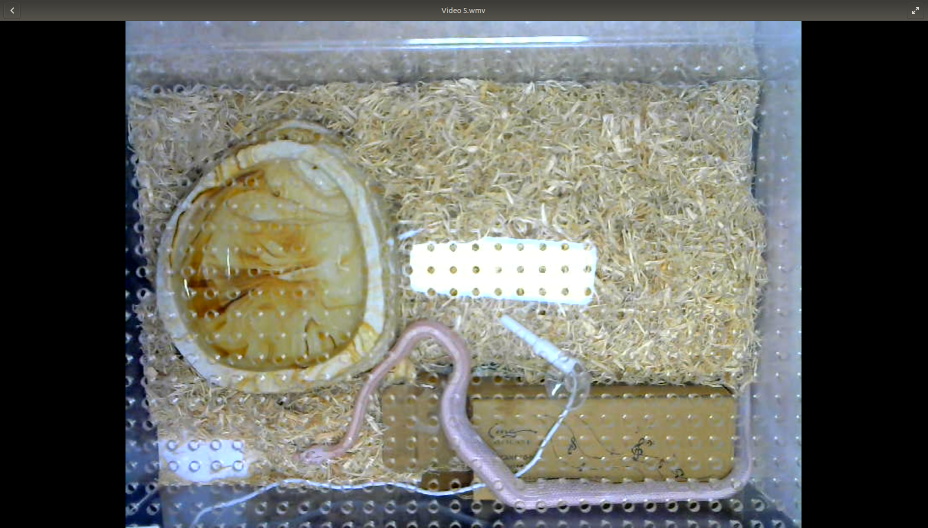
#> input picture dev/src/15.png, 1855 x 1056 px, given in place of out.png, which was not available (shown at 1/2 size)
$ python sobel.py out.png   (older library calls are emulated)
#> lines starting #> are read from the running program, lines starting #| are printed output that depends on the picture; pictures that were not available may be replaced by others from this repository, and a replacement may not be noted
#> further down, target_img is the input picture: shape (1056, 1855, 3); mean B, G, R 99.9, 107, 105.8
#!/usr/bin/env/python
# -*- coding: utf-8 -*-

import cv2
import sys
import numpy as np

TARGET_FILE = 'NULL'

def main(img):
    dx = cv2.Sobel(img, cv2.CV_64F, 1, 0, ksize=3)
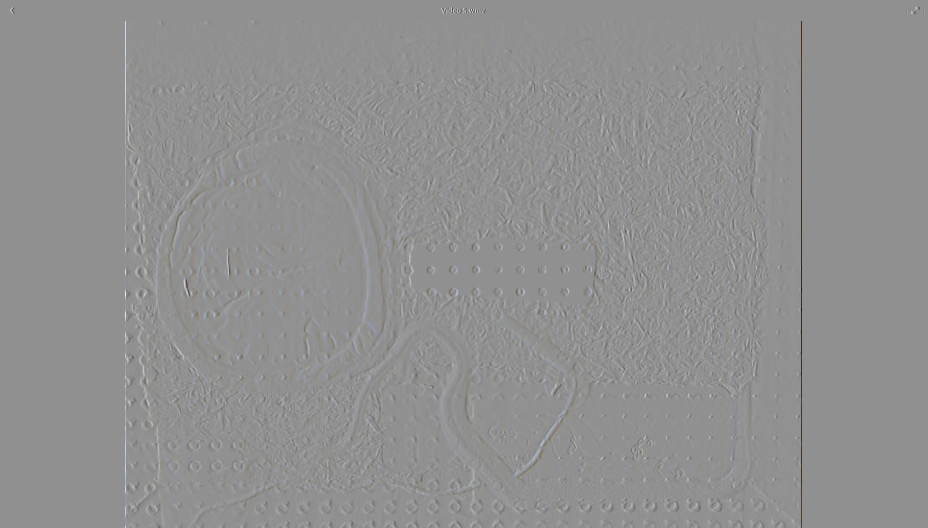
#> dx: shape (1056, 1855, 3) float64 (shown at 1/2 size); mean B, G, R 0, 0, 0; drawn with min black and max white
    dy = cv2.Sobel(img, cv2.CV_64F, 0, 1, ksize=3)
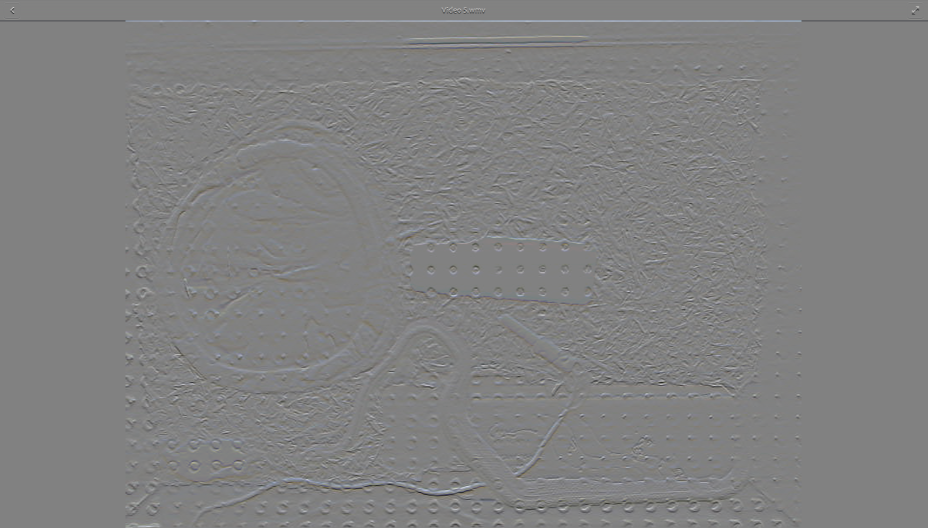
#> dy: shape (1056, 1855, 3) float64 (shown at 1/2 size); mean B, G, R 0.1, 0, -0.1; drawn with min black and max white
    image = np.sqrt(dx ** 2 + dy ** 2)
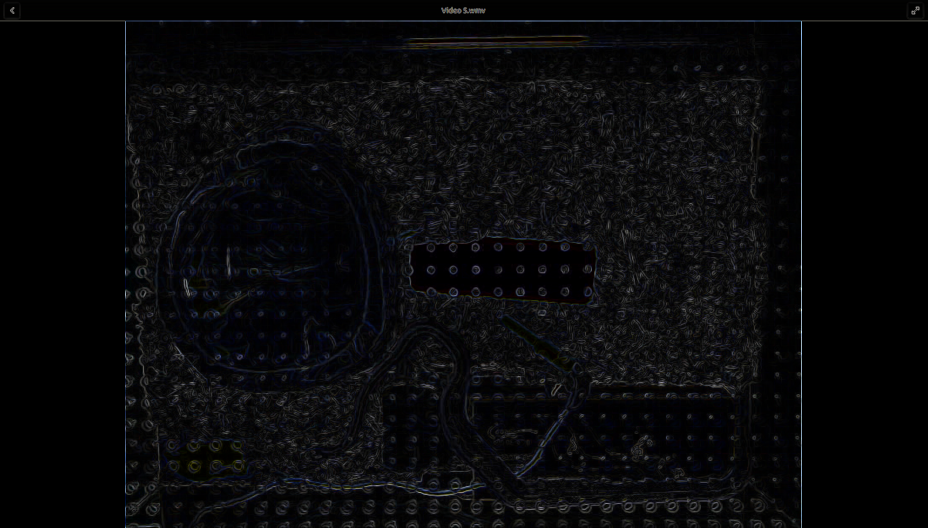
#> image: shape (1056, 1855, 3) float64 (shown at 1/2 size); mean B, G, R 40.9, 35.6, 35.1; drawn with min black and max white
    cv2.imwrite('sobel.png', image)
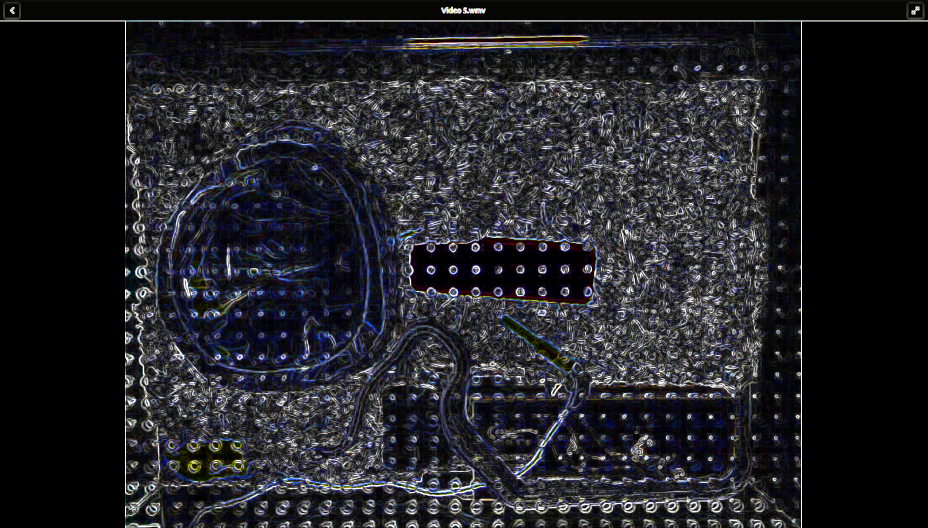
#> saved as sobel.png: shape (1056, 1855, 3) (shown at 1/2 size); mean B, G, R 39.3, 34.4, 34.2

if __name__ == '__main__':
    if len(sys.argv) < 1:
        print('please set src image')
    else:
        args = sys.argv
        TARGET_FILE = str(args[1])
        target_img = cv2.imread(TARGET_FILE)

        main(target_img)
